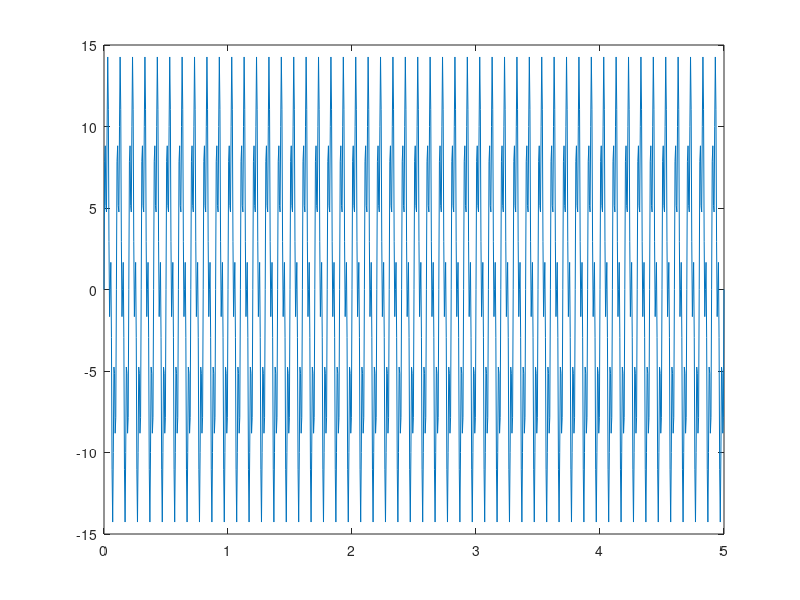
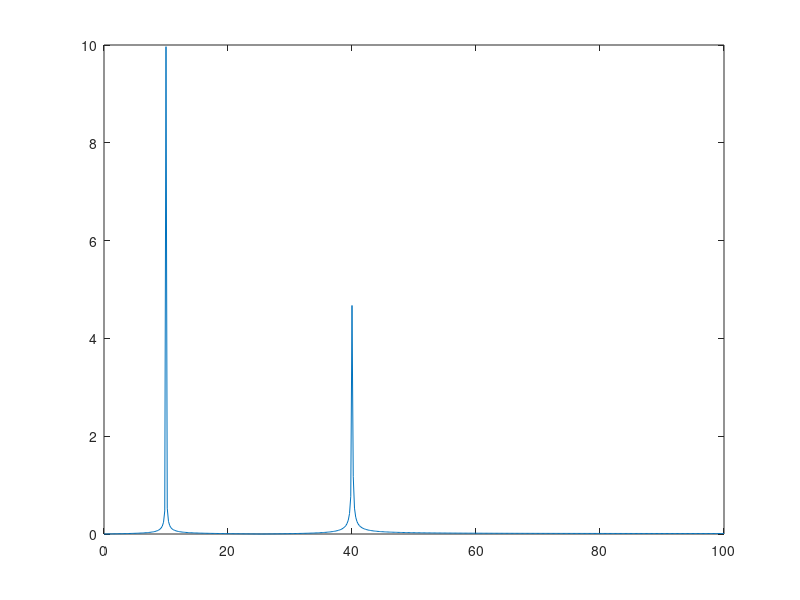
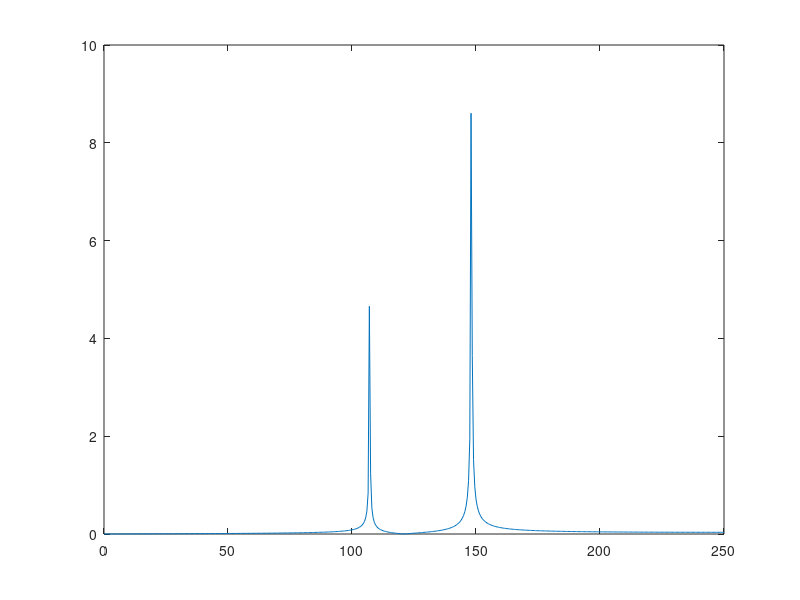
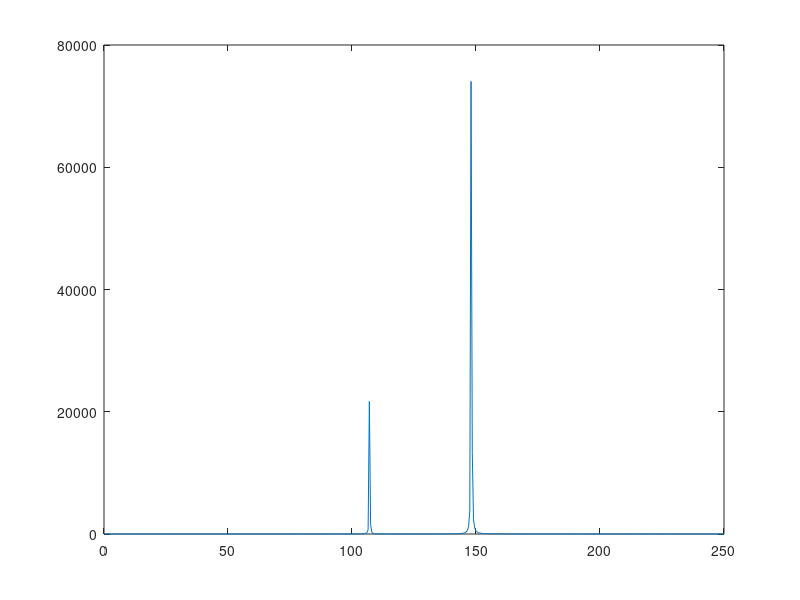

Source code (MATLAB) for these figures, in order:
fs=200;
T=5;
N=fs*T;
t=(0:N)/fs;
f1=10;
f2=40;
x1=10*sin(2*pi*f1*t);
x2=5*sin(2*pi*f2*t);
x=x1+x2;
figure(1);
plot(t,x)

y=fft(x);
fx=((0:(N/2))/N)*fs;
amps=2*abs(y(1:(N/2)+1))/N;
figure(2);
plot(fx,amps)

fs2=500;
T2=2
N2=fs2*T2
t=(0:N2)/fs2
f3=round(rand*250)
f4=round(rand*250)
x3=10*sin(2*pi*f3*t);
x4=5*sin(2*pi*f4*t);
x5=x3+x4;
y2=fft(x5)
fx2=((0:(N2/2))/N2)*fs2;
amps2=2*abs(y2(1:(N2/2)+1))/N2;
figure(3);
plot(fx2,amps2)

Y=2*abs(y2(1:(N2/2)+1))
pows=(Y.*conj(Y))/N2
figure(4);
plot(fx2,pows)

figure(5);
[pxx,f]=pwelch(x5,fs2)



